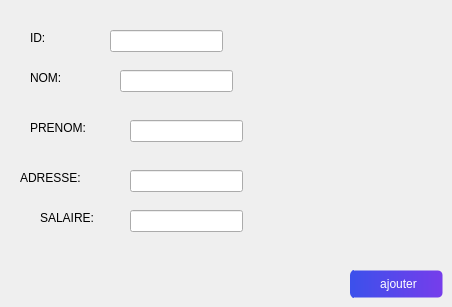
        <widget class="QWidget" name="tab_12">
         <attribute name="title">
          <string>ajouter</string>
         </attribute>
         <widget class="QLineEdit" name="ajouter_id_emp">
          <property name="geometry">
           <rect>
            <x>110</x>
            <y>30</y>
            <width>113</width>
            <height>22</height>
           </rect>
          </property>
          <property name="styleSheet">
           <string notr="true">color: white;</string>
          </property>
         </widget>
         <widget class="QLineEdit" name="ajouter_nom_emp">
          <property name="geometry">
           <rect>
            <x>120</x>
            <y>70</y>
            <width>113</width>
            <height>22</height>
           </rect>
          </property>
          <property name="styleSheet">
           <string notr="true">color: white;</string>
          </property>
         </widget>
         <widget class="QLineEdit" name="ajouter_prenom_emp">
          <property name="geometry">
           <rect>
            <x>130</x>
            <y>120</y>
            <width>113</width>
            <height>22</height>
           </rect>
          </property>
          <property name="styleSheet">
           <string notr="true">color: white;</string>
          </property>
         </widget>
         <widget class="QLineEdit" name="ajouter_adresse_emp">
          <property name="geometry">
           <rect>
            <x>130</x>
            <y>170</y>
            <width>113</width>
            <height>22</height>
           </rect>
          </property>
          <property name="styleSheet">
           <string notr="true">color: white;</string>
          </property>
         </widget>
         <widget class="QLineEdit" name="ajouter_sal_emp">
          <property name="geometry">
           <rect>
            <x>130</x>
            <y>210</y>
            <width>113</width>
            <height>22</height>
           </rect>
          </property>
          <property name="styleSheet">
           <string notr="true">color: white;</string>
          </property>
         </widget>
         <widget class="QLabel" name="label_60">
          <property name="geometry">
           <rect>
            <x>30</x>
            <y>70</y>
            <width>56</width>
            <height>16</height>
           </rect>
          </property>
          <property name="text">
           <string>NOM:</string>
          </property>
         </widget>
         <widget class="QLabel" name="label_61">
          <property name="geometry">
           <rect>
            <x>30</x>
            <y>120</y>
            <width>56</width>
            <height>16</height>
           </rect>
          </property>
          <property name="text">
           <string>PRENOM:</string>
          </property>
         </widget>
         <widget class="QLabel" name="label_62">
          <property name="geometry">
           <rect>
            <x>30</x>
            <y>30</y>
            <width>56</width>
            <height>16</height>
           </rect>
          </property>
          <property name="styleSheet">
           <string notr="true"/>
          </property>
          <property name="text">
           <string>ID:</string>
          </property>
         </widget>
         <widget class="QLabel" name="label_63">
          <property name="geometry">
           <rect>
            <x>40</x>
            <y>210</y>
            <width>56</width>
            <height>16</height>
           </rect>
          </property>
          <property name="text">
           <string>SALAIRE:</string>
          </property>
         </widget>
         <widget class="QLabel" name="label_64">
          <property name="geometry">
           <rect>
            <x>20</x>
            <y>170</y>
            <width>101</width>
            <height>16</height>
           </rect>
          </property>
          <property name="text">
           <string>ADRESSE:</string>
          </property>
         </widget>
         <widget class="QPushButton" name="pushButton_ajouter_emp">
          <property name="geometry">
           <rect>
            <x>350</x>
            <y>270</y>
            <width>93</width>
            <height>28</height>
           </rect>
          </property>
          <property name="styleSheet">
           <string notr="true">QPushButton {
background-image: url(C:/Users/HP/Documents/Health-application/icons/16x16/cil-folder-open.png);
	background-position: left center;



    background-repeat: no-repeat;

	border: 1px solid transparent;
color:rgb(255, 255, 255);

border-radius:5px;
	border-left:5px solid rgba(61, 80, 235, 255);



	background-color:#3d50eb;
	background-color: qlineargradient(spread:pad, x1:0, y1:0, x2:1, y2:0, stop:0 rgba(61, 80, 235, 255), stop:1 rgba(118, 61, 235, 255));

}
QPushButton:hover {
color:rgb(255, 255, 255);
		background-color: rgba(61, 80, 235, 255);
}
QPushButton:pressed {	
	border: 2px solid rgb(55, 74, 214) ;
}</string>
          </property>
          <property name="text">
           <string>ajouter</string>
          </property>
         </widget>
        </widget>
